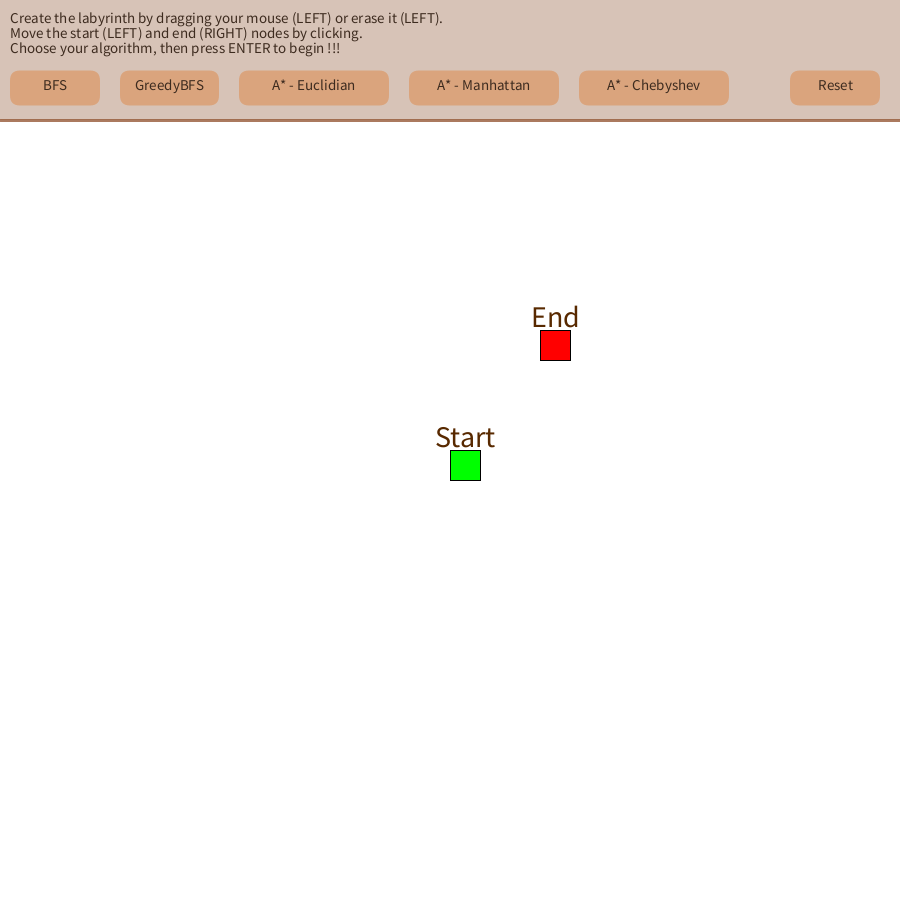
Frame 1 (no input)
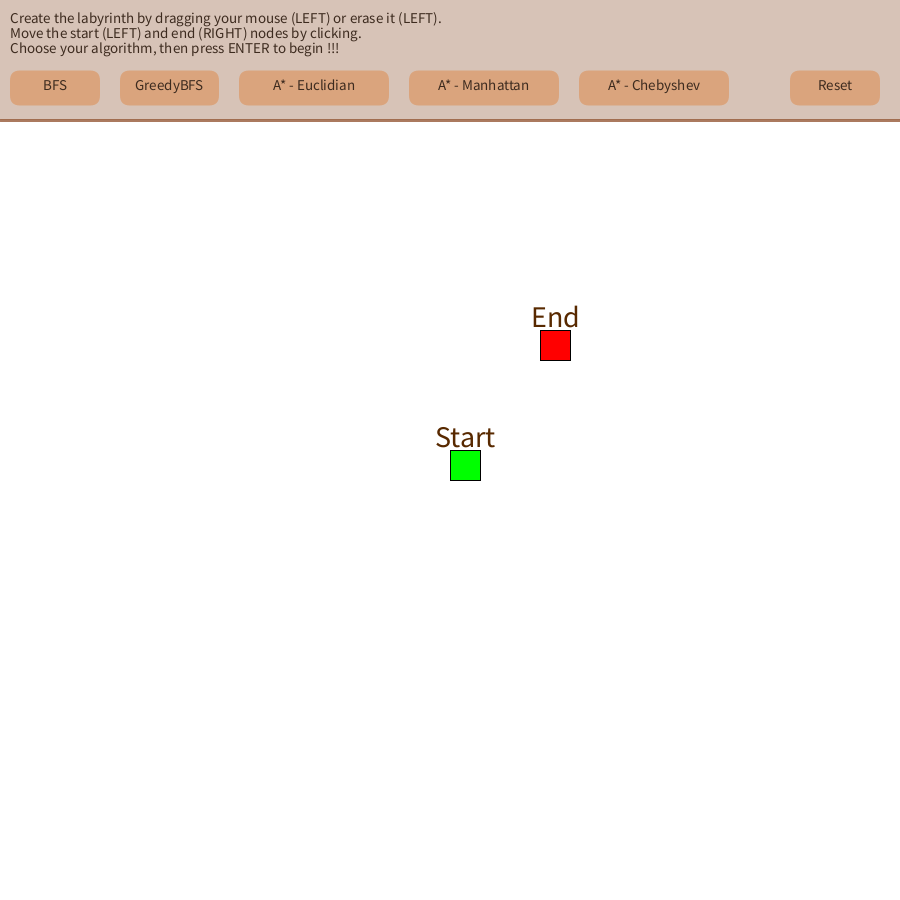
Frame 60 (the mouse pressed at the canvas centre just before this capture)
Frame 120 (the mouse held since frame 60 and released just before this capture): identical to frame 60, image omitted

The Processing sketch that drew these frames (run headless with seeded random() and noise(); from frame 60 on, the mouse is pressed at the canvas centre):

// Processing sketch: Pathfinding_Search_Custom_Maze_BFS_ASTAR
// ── Pathfinding_Search_Custom_Maze_BFS_ASTAR.pde
//********************************************************* //<>// //<>// //<>// //<>// //<>// //<>// //<>// //<>//
//                        PARAMETERS
//*********************************************************
// Nombre de colonnes et de lignes
int cols = 30;
int rows = 30;
// Width et Height de chaque cellule de la grille
int w, h;

// Compteur pour le nombre de points lors de la reconstruction du chemin
int cnt  = 0;

// 2D Array
Node[][] grid = new Node[cols][rows];

// Start, end et current
Node start;
Node end;
Node current;

// Open and closed set
// A besoin de import java.util.*;
List<Node> openSet_BFS               = new ArrayList<Node>();
List<Node> closedSet_BFS             = new ArrayList<Node>();
List<Node> openSet_GreedyBFS         = new ArrayList<Node>();
List<Node> closedSet_GreedyBFS       = new ArrayList<Node>();
List<Node> openSet_ASTAR_Euclidian   = new ArrayList<Node>();
List<Node> closedSet_ASTAR_Euclidian = new ArrayList<Node>();
List<Node> openSet_ASTAR_Manhattan   = new ArrayList<Node>();
List<Node> closedSet_ASTAR_Manhattan = new ArrayList<Node>();
List<Node> openSet_ASTAR_Chebyshev   = new ArrayList<Node>();
List<Node> closedSet_ASTAR_Chebyshev = new ArrayList<Node>();


// Le chemin directeur (lorsque le goal a été trouvé)
List<Node> path_BFS                  = new ArrayList<Node>();
List<Node> path_GreedyBFS            = new ArrayList<Node>();
List<Node> path_ASTAR_Euclidian      = new ArrayList<Node>();
List<Node> path_ASTAR_Manhattan      = new ArrayList<Node>();
List<Node> path_ASTAR_Chebyshev      = new ArrayList<Node>();

// Affiche la grille quand le goal a été atteint
boolean end_BFS             = false;
boolean end_GreedyBFS       = false;
boolean end_ASTAR_Euclidian = false;
boolean end_ASTAR_Manhattan = false;
boolean end_ASTAR_Chebyshev = false;


// Commence l'application lorsque la touche "ENTER" est appuyé.
boolean startAlgorithms = false;
// Nbr de lignes sur la gride pour la partie informative
int textSeparator = 5;
// Score pour A* algorithms
float tentative_gScore;
// Autorise les mouvements en diagonale.
boolean allow_diagonale = true;

// Button parameters
Button b_BFS, b_GreedyBFS, b_ASTAR_euclidian, b_ASTAR_manhattan, b_ASTAR_chebyshev, b_reset;
boolean BFS, GreedyBFS, ASTAR_euclidian, ASTAR_manhattan, ASTAR_chebyshev, reset;


//*********************************************************
//                          SETUP
//*********************************************************
void setup() {
  size(900, 900);
  
  w = width/cols;
  h = height/rows;

  createAllNodes();
  addAllNeighbors(allow_diagonale);

  // Start et End position, position aléatoire
  start = grid[cols/2][rows/2];
  end   = grid[(int)random(0, cols-1)][(int)random(textSeparator, rows-1)];
  // Les noeuds start et end ne peuvent être un mur du labyrinthe
  start.wall = false;
  end.wall   = false;

  // openSet commence avec le noeud Start uniquement.
  openSet_BFS            .add(start);
  openSet_GreedyBFS      .add(start);
  openSet_ASTAR_Euclidian.add(start);
  openSet_ASTAR_Manhattan.add(start);
  openSet_ASTAR_Chebyshev.add(start);

  // Init button
  float widthButton          = 90;
  float widthLargeButton     = 150;
  float heightButton         = 35;
  float offsetLeftScreen     = 10;
  float offsetBetweenButtons = 20;
  b_BFS             = new Button(offsetLeftScreen, 4.7 * w/2, widthButton, heightButton, "BFS");
  b_GreedyBFS       = new Button(offsetLeftScreen + widthButton + offsetBetweenButtons, 4.7 * w/2, 1.1*widthButton, heightButton, "GreedyBFS");
  b_ASTAR_euclidian = new Button(offsetLeftScreen + 2.1*widthButton + 2*offsetBetweenButtons, 4.7 * w/2, widthLargeButton, heightButton, "A* - Euclidian");
  b_ASTAR_manhattan = new Button(offsetLeftScreen + 2.1*widthButton + widthLargeButton + 3*offsetBetweenButtons, 4.7 * w/2, widthLargeButton, heightButton, "A* - Manhattan");
  b_ASTAR_chebyshev = new Button(offsetLeftScreen + 2.1*widthButton + 2*widthLargeButton + 4*offsetBetweenButtons, 4.7 * w/2, widthLargeButton, heightButton, "A* - Chebyshev");
  b_reset           = new Button(width - widthButton - offsetBetweenButtons, 4.7 * w/2, widthButton, heightButton, "Reset");
}


//*********************************************************
//                           DRAW
//*********************************************************
void draw() {
  background(255);
  //*******************************************************
  //                     CALCUL PART
  //*******************************************************
  boolean BFS             = b_BFS.update();
  boolean GreedyBFS       = b_GreedyBFS.update();
  boolean ASTAR_Euclidian = b_ASTAR_euclidian.update();
  boolean ASTAR_Manhattan = b_ASTAR_manhattan.update();
  boolean ASTAR_Chebyshev = b_ASTAR_chebyshev.update();
  boolean reset           = b_reset.update();



  // Reset les parametres lorsque le bouton "Reset" est pressé.
  if (reset) {
    reset();
    b_reset.state = false; // Permet de cliquer une fois sur le bouton reset au lieu de deux fois.
  }

  if (startAlgorithms == true) {
    if (BFS == true && !end_BFS && !GreedyBFS && !ASTAR_Euclidian && !ASTAR_Manhattan && !ASTAR_Chebyshev) {
      removeAllNeighbors();
      addAllNeighbors(false);
      BFS();
    } else if (end_BFS == true) { 
      showSet();
      showPath(false);
      b_BFS.state = false;
    }
    
    if (GreedyBFS == true && !end_GreedyBFS && !BFS && !ASTAR_Euclidian && !ASTAR_Manhattan && !ASTAR_Chebyshev) {
      removeAllNeighbors();
      addAllNeighbors(false);
      GreedyBFS();
    } else if (end_GreedyBFS == true) { 
      showSet();
      showPath(false);
      b_GreedyBFS.state = false;
    }
    
    if (ASTAR_Euclidian == true && !end_ASTAR_Euclidian && !BFS && !GreedyBFS && !ASTAR_Manhattan && !ASTAR_Chebyshev) {
      removeAllNeighbors();
      addAllNeighbors(false);
      ASTAR_Euclidian();
    } else if (end_ASTAR_Euclidian == true) { 
      showSet();
      showPath(false);
      b_ASTAR_euclidian.state = false;
    }
    
    if (ASTAR_Manhattan == true && !end_ASTAR_Manhattan && !BFS && !GreedyBFS & !ASTAR_Euclidian && !ASTAR_Chebyshev) {
      removeAllNeighbors();
      addAllNeighbors(false);      
      ASTAR_Manhattan();
    } else if (end_ASTAR_Manhattan == true) { 
      showSet();
      showPath(false);
      b_ASTAR_manhattan.state = false;
    }
    
    if (ASTAR_Chebyshev == true && !end_ASTAR_Chebyshev && !BFS && !GreedyBFS && !ASTAR_Manhattan && !ASTAR_Euclidian) {
      removeAllNeighbors();
      addAllNeighbors(false); 
      ASTAR_Chebyshev();
    } else if (end_ASTAR_Chebyshev == true) { 
      showSet();
      showPath(false);
      b_ASTAR_chebyshev.state = false;
    }
  }




  //*******************************************************
  //                     DISPLAY PART
  //*******************************************************

  addTextSeparator();

  //stroke(0);
  fill(61, 43, 31);
  textSize(w/2);
  textAlign(LEFT);
  text("Create the labyrinth by dragging your mouse (LEFT) or erase it (LEFT).", 10, 1.5*w/2);
  text("Move the start (LEFT) and end (RIGHT) nodes by clicking.", 10, 2.5 * w/2);
  text("Choose your algorithm, then press ENTER to begin !!!", 10, 3.5 * w/2);


  b_BFS.display();
  b_GreedyBFS.display();
  b_ASTAR_euclidian.display();
  b_ASTAR_manhattan.display();
  b_ASTAR_chebyshev.display();
  b_reset.display();

  showWall();

  start.showSetColor(color(0, 255, 0));
  end.showSetColor(color(255, 0, 0));
  start.showText("Start");

  end.showText("End");
}


//*********************************************************
//                        FUNCTIONS
//*********************************************************
//*********************************************************
// Allow to create the labyrinth by dragging the mouse.
// It only activate a boolean about the nodes dragged
// Have to been conbined with node.show();
void mouseDragged() {
  float X = mouseX;
  float Y = mouseY;
  X = map(X, 1, width, 0, cols);
  Y = map(Y, 1, height, 0, rows);

  // Create labyrinthe
  if (!BFS || !GreedyBFS || !ASTAR_euclidian || !ASTAR_manhattan || !ASTAR_chebyshev) {
    if (mouseButton == LEFT) {
      if (grid[int(X)][int(Y)] != end && grid[int(X)][int(Y)] != start) {
        grid[int(X)][int(Y)].wall = true;
      }
    }
    // Erase labyrinthe
    if (mouseButton == RIGHT) {
      if (grid[int(X)][int(Y)] != end && grid[int(X)][int(Y)] != start) {
        grid[int(X)][int(Y)].wall = false;
      }
    }
  }
}


//*********************************************************
// Allow to move the start and end nodes by clicking on the grid
// It is not possible to put end close to start, and vice versa. 
void mouseClicked() {
  float X = mouseX;
  float Y = mouseY;
  X = map(X, 1, width, 0, cols);
  Y = map(Y, 1, height, 0, rows);
  if (!BFS || !GreedyBFS || !ASTAR_euclidian || !ASTAR_manhattan || !ASTAR_chebyshev) {
    if (Y > textSeparator) { // Forbide the motion of nodes to text zone
      // ... rows of the grid are reserved for this text zone 

      if (mouseButton == LEFT) {
        if ((int)X != end.x || (int)Y != end.y) {
          openSet_BFS            .remove(start);
          openSet_GreedyBFS      .remove(start);
          openSet_ASTAR_Euclidian.remove(start);
          openSet_ASTAR_Manhattan.remove(start);
          openSet_ASTAR_Chebyshev.remove(start);

          start = grid[(int)X][(int)Y];
          start.wall = false;
          start.showSetColor(color(0, 255, 0));

          openSet_BFS            .add(start);
          openSet_GreedyBFS      .add(start);
          openSet_ASTAR_Euclidian.add(start);
          openSet_ASTAR_Manhattan.add(start);
          openSet_ASTAR_Chebyshev.add(start);
        }
      } else if (mouseButton == RIGHT) {
        if ((int)X != start.x || (int)Y != start.y) {
          end = grid[(int)X][(int)Y];
          end.wall = false;
          end.showSetColor(color(255, 0, 0));
        }
      }
    }
  }
}


//*********************************************************
// 
void keyPressed() {
  if ( key == ENTER) {
    startAlgorithms = true;
  }
}


//*********************************************************
// Reset background // TO DO
void reset() {
  // Remove closedSet and openSet
  while (!closedSet_GreedyBFS.isEmpty()) {
    closedSet_GreedyBFS.remove(closedSet_GreedyBFS.get(0));
  }
  while (!openSet_GreedyBFS.isEmpty()) {
    openSet_GreedyBFS.remove(openSet_GreedyBFS.get(0));
  }

  while (!closedSet_BFS.isEmpty()) {
    closedSet_BFS.remove(closedSet_BFS.get(0));
  }
  while (!openSet_BFS.isEmpty()) {
    openSet_BFS.remove(openSet_BFS.get(0));
  }

  while (!closedSet_ASTAR_Euclidian.isEmpty()) {
    closedSet_ASTAR_Euclidian.remove(closedSet_ASTAR_Euclidian.get(0));
  }
  while (!openSet_ASTAR_Euclidian.isEmpty()) {
    openSet_ASTAR_Euclidian.remove(openSet_ASTAR_Euclidian.get(0));
  }

  while (!closedSet_ASTAR_Manhattan.isEmpty()) {
    closedSet_ASTAR_Manhattan.remove(closedSet_ASTAR_Manhattan.get(0));
  }
  while (!openSet_ASTAR_Manhattan.isEmpty()) {
    openSet_ASTAR_Manhattan.remove(openSet_ASTAR_Manhattan.get(0));
  }

  while (!closedSet_ASTAR_Chebyshev.isEmpty()) {
    closedSet_ASTAR_Chebyshev.remove(closedSet_ASTAR_Chebyshev.get(0));
  }
  while (!openSet_ASTAR_Chebyshev.isEmpty()) {
    openSet_ASTAR_Chebyshev.remove(openSet_ASTAR_Chebyshev.get(0));
  }



  openSet_BFS            .add(start);
  openSet_GreedyBFS      .add(start);
  openSet_ASTAR_Euclidian.add(start);
  openSet_ASTAR_Manhattan.add(start);
  openSet_ASTAR_Chebyshev.add(start);

  end_BFS             = false;
  end_GreedyBFS       = false;
  end_ASTAR_Euclidian = false;
  end_ASTAR_Manhattan = false;
  end_ASTAR_Chebyshev = false;

  tentative_gScore = 0;

  for (int i = 0; i < cols; i++) {
    for (int j = textSeparator; j < rows; j++) {
      grid[i][j].visited = false;
      grid[i][j].previous = null;
      grid[i][j].heuristic_GreedyBFS = 0;
      grid[i][j].f_ASTAR = 0;
      grid[i][j].g_ASTAR = 0;
      grid[i][j].heuristic_ASTAR = 0;
    }
  }
}


//*********************************************************
// Create all Nodes
void createAllNodes() {
  for (int i = 0; i < cols; i++) {
    for (int j = 0; j < rows; j++) {
      grid[i][j] = new Node(i, j);
    }
  }
}


//*********************************************************
// Add all neighbors
void addAllNeighbors(boolean allow_diagonale) {
  for (int i = 0; i < cols; i++) {
    for (int j = textSeparator; j < rows; j++) {
      grid[i][j].addNeighbors(grid, allow_diagonale);
    }
  }
}

//*********************************************************
// Add all neighbors
void removeAllNeighbors() {
  for (int i = 0; i < cols; i++) {
    for (int j = textSeparator; j < rows; j++) {
      grid[i][j].removeNeighbors(grid);
    }
  }
}


//*********************************************************
// Add all neighbors
void addTextSeparator() {
  stroke(136, 66, 29, 180);
  strokeWeight(3);
  line(0, (textSeparator-1)*h, width, (textSeparator-1)*h);
  strokeWeight(1);

  noStroke();
  //fill(230);
  fill(142, 84, 52, 90);
  rect(0, 0, width, (textSeparator-1)*h);
}


//*********************************************************
// Affiche la grille avec le nbr de cols & rows donnés
void showGrid() {
  stroke(0);
  for (int i = 0; i < width; i++) {
    for (int j = textSeparator-1; j < height; j++) {
      if (grid[int(X)][int(Y)].wall == true) {
        fill(0);
        rect(i*w, j*h, w, h);
      } else {
        fill(255);
        rect(i*w, j*h, w, h);
      }
    }
  }
}


//*********************************************************
//Affiche les murs du labyrinthe, chaque mur possède 40% de 
//chance de l'être
//int num = Nbr entre 0 et 100. 
void showWall() {
  stroke(0);
  for (int i = 0; i < cols; i++) {
    for (int j = textSeparator-1; j < rows; j++) {
      grid[i][j].show();
    }
  }
}


//*********************************************************
// Affiche openSet and closedSet en vert et rouge respectivement
void showSet() {
  stroke(0);

  for (int i = 0; i < closedSet_BFS.size(); i++) {
    closedSet_BFS.get(i).showSetColor(color(223, 109, 20, 90));
  }
  for (int i = 0; i < openSet_BFS.size(); i++) {
    openSet_BFS.get(i).showSetColor(color(136, 66, 29, 180));
  }

  for (int i = 0; i < closedSet_GreedyBFS.size(); i++) {
    closedSet_GreedyBFS.get(i).showSetColor(color(223, 109, 20, 90));
  }
  for (int i = 0; i < openSet_GreedyBFS.size(); i++) {
    openSet_GreedyBFS.get(i).showSetColor(color(136, 66, 29, 180));
  }

  for (int i = 0; i < closedSet_ASTAR_Euclidian.size(); i++) {
    closedSet_ASTAR_Euclidian.get(i).showSetColor(color(223, 109, 20, 90));
  }
  for (int i = 0; i < openSet_ASTAR_Euclidian.size(); i++) {
    openSet_ASTAR_Euclidian.get(i).showSetColor(color(136, 66, 29, 180));
  }
  for (int i = 0; i < closedSet_ASTAR_Manhattan.size(); i++) {
    closedSet_ASTAR_Manhattan.get(i).showSetColor(color(223, 109, 20, 90));
  }
  for (int i = 0; i < openSet_ASTAR_Manhattan.size(); i++) {
    openSet_ASTAR_Manhattan.get(i).showSetColor(color(136, 66, 29, 180));
  }

  for (int i = 0; i < closedSet_ASTAR_Chebyshev.size(); i++) {
    closedSet_ASTAR_Chebyshev.get(i).showSetColor(color(223, 109, 20, 90));
  }
  for (int i = 0; i < openSet_ASTAR_Chebyshev.size(); i++) {
    openSet_ASTAR_Chebyshev.get(i).showSetColor(color(136, 66, 29, 180));
  }
}

//*********************************************************
// Affiche openSet and closedSet en vert et rouge respectivement
void showPath(boolean allow) {

  // Trouve le chemin en le refaisant à l'envers
  List<Node> path = new ArrayList<Node>();
  Node temp = current;
  path.add(temp);
  while (temp.previous != null) {
    path.add(temp.previous);
    temp = temp.previous;
  }
  noFill();
  stroke(38, 196, 236);
  strokeWeight(w / 3);
  beginShape();
  for (int i = 0; i < path.size(); i++) {
    vertex(path.get(i).x * w + w / 2, path.get(i).y * h + h / 2);
    if (end_BFS || end_GreedyBFS || end_ASTAR_Euclidian || end_ASTAR_Manhattan || end_ASTAR_Chebyshev ) {
      cnt++;
      if (allow) {
        println("Point n°" + cnt + " --> x = " + path.get(i).x + ", y = " + path.get(i).y);
      }
    }
  }
  if (end_BFS && allow) {
    println("END BFS - Breadth First Search");
  }
  if (end_GreedyBFS && allow) {
    println("END GREEDY BFS - Greedy Breadth First Search");
  }
  if (end_ASTAR_Euclidian && allow) {
    println("END A* - ASTAR, Euclidian Heuristic");
  }
  if (end_ASTAR_Manhattan && allow) {
    println("END A* - ASTAR, Manhattan Heuristic");
  }
  if (end_ASTAR_Chebyshev && allow) {
    println("END A* - ASTAR, Chebyshev Heuristic");
  }
  endShape();

  if (end_BFS || end_GreedyBFS || end_ASTAR_Euclidian || end_ASTAR_Manhattan || end_ASTAR_Chebyshev) {
    cnt = 0;
  }
}

//*********************************************************
// Affiche openSet and closedSet en vert et rouge respectivement
void BFS() {
  //*******************************************************
  //                     CALCUL PART
  //*******************************************************
  if (openSet_BFS.size() > 0) {
    current = openSet_BFS.get(0);
    current.visited = true;

    if (current == end) {
      // On a trouvé le goal, on stop!!!
      end_BFS = true;
      println("DONE !!! Goal has been found");
    }

    openSet_BFS.remove(current);
    closedSet_BFS.add(current);

    // Vérifie chaque voisin
    List<Node> neighbors = current.neighbors;
    for (int i = 0; i < neighbors.size(); i++) {
      Node neighbor = neighbors.get(i);
      // Est-ce un meilleur chemin que le precedent?
      boolean newPath_BFS = false;
      if (closedSet_BFS.contains(neighbors) && !neighbor.wall ) {
        //Le noeud a déjà été vérifié, on passse au suivant
      } else if (!closedSet_BFS.contains(neighbors) && !neighbor.wall) {
        if (!openSet_BFS.contains(neighbor)&& !neighbor.visited) {
          openSet_BFS.add(neighbor);
          newPath_BFS = true;
        }
      }
      if (newPath_BFS) {
        neighbor.previous = current;
      }
    }
  } else {
    println("No solutions!");
  }

  //*******************************************************
  //                     DISPLAY PART
  //*******************************************************
  if (startAlgorithms == true) {
    showPath(true);
    showSet();
  }
}

//*********************************************************
// An educated guess of how far it is between two points
float heuristic_GreedyBFS(Node a, Node b) {
  float d = dist(a.x, a.y, b.x, b.y);
  return d;
}

//*********************************************************
void GreedyBFS() {
  //*******************************************************
  //                     CALCUL PART
  //*******************************************************
  if (openSet_GreedyBFS.size() > 0) {

    // La meilleure nouvelle option
    int winner = 0;
    for (int i = 0; i < openSet_GreedyBFS.size(); i++) {
      if (openSet_GreedyBFS.get(i).heuristic_GreedyBFS< openSet_GreedyBFS.get(winner).heuristic_GreedyBFS) {
        winner = i;
      }
    }
    current = openSet_GreedyBFS.get(winner);
    //current = openSet.get(0);
    current.visited = true;

    if (current == end) {
      // On a trouvé le goal, on stop!!!
      end_GreedyBFS = true;
      println("DONE !!! Goal has been found");
    }

    openSet_GreedyBFS.remove(current);
    closedSet_GreedyBFS.add(current);

    // Vérifie chaque voisin
    List<Node> neighbors = current.neighbors;
    for (int i = 0; i < neighbors.size(); i++) {
      Node neighbor = neighbors.get(i);

      // Est-ce un meilleur chemin que le precedent?
      boolean newPath_GreedyBFS = false;
      if (closedSet_GreedyBFS.contains(neighbors) && !neighbor.wall ) {
        //Le noeud a déjà été vérifié, on passse au suivant
      } else if (!closedSet_GreedyBFS.contains(neighbors) && !neighbor.wall) {
        if (!openSet_GreedyBFS.contains(neighbor)&& !neighbor.visited) {
          openSet_GreedyBFS.add(neighbor);
          newPath_GreedyBFS = true;
        }
      }
      if (newPath_GreedyBFS) {
        neighbor.previous = current;
        neighbor.heuristic_GreedyBFS = heuristic_GreedyBFS(current, end);
      }
    }
  } else {
    println("No solutions!");
  }

  //*******************************************************
  //                     DISPLAY PART
  //*******************************************************
  if (startAlgorithms == true) {
    showPath(true);
    showSet();
  }
}

//*********************************************************
// Intuition concernant le chemin approprié entre deux noeuds
float heuristic_ASTAR_Euclidian(Node N1, Node N2) {
  float distance = 0;
  float D = 1;
  float p = 1/10;
  float dx = abs(N1.x - N2.x);
  float dy = abs(N1.y - N2.y);
  distance = D * sqrt(dx*dx + dy*dy);
  distance *= (1.0 + p);
  return distance;
}

//*********************************************************
// Intuition concernant le chemin approprié entre deux noeuds
float heuristic_ASTAR_Manhattan(Node N1, Node N2) {
  float D = 1;
  float distance = 0;
  float p = 1/10;
  float dx = abs(N1.x - N2.x);
  float dy = abs(N1.y - N2.y);
  distance = D * (dx + dy);
  distance *= (1.0 + p);
  return distance;
}

//*********************************************************
// Intuition concernant le chemin approprié entre deux noeuds
float heuristic_ASTAR_Diagonale(Node N1, Node N2) {
  float D = 1;
  float D2 = 10;
  float distance = 0;
  float p = 1/10;
  float dx = abs(N1.x - N2.x);
  float dy = abs(N1.y - N2.y);
  distance = D * (dx + dy) + (D2 - 2*D)*min(dx, dy);
  distance *= (1.0 + p);
  return distance;
}

//*********************************************************
// Intuition concernant le chemin approprié entre deux noeuds
float heuristic_ASTAR_Chebyshev(Node N1, Node N2) {
  float D = 1;
  float D2 = 1;
  float distance = 0;
  float p = 1/10;
  float dx = abs(N1.x - N2.x);
  float dy = abs(N1.y - N2.y);
  distance = D * (dx + dy) + (D2 - 2*D)*min(dx, dy);
  distance *= (1.0 + p);
  return distance;
}


//*********************************************************
void ASTAR_Euclidian() {
  //*******************************************************
  //                     CALCUL PART
  //*******************************************************
  // Suis-je encore en train de chercher
  if (openSet_ASTAR_Euclidian.size() > 0) {
    // La meilleure nouvelle option
    int winner = 0;
    for (int i = 0; i < openSet_ASTAR_Euclidian.size(); i++) {
      if (openSet_ASTAR_Euclidian.get(i).f_ASTAR < openSet_ASTAR_Euclidian.get(winner).f_ASTAR) {
        winner = i;
      }
    }
    current = openSet_ASTAR_Euclidian.get(winner);

    if (current == end) {
      end_ASTAR_Euclidian = true;
    }

    // La meilleur option passe de openSet à closedSet ArrayList
    openSet_ASTAR_Euclidian.remove(current);
    closedSet_ASTAR_Euclidian.add(current);

    // Vérifie chaque voisin
    List<Node> neighbors = current.neighbors;
    for (int i = 0; i < neighbors.size(); i++) {
      Node neighbor = neighbors.get(i);

      // Ce node est-il valide?
      if (!closedSet_ASTAR_Euclidian.contains(neighbor) && !neighbor.wall) {
        // La distance de current à neighbor
        tentative_gScore = current.g_ASTAR + heuristic_ASTAR_Euclidian(current, neighbor);
        // Est-ce un meilleur chemin que le precedent?
        boolean newPath = false;
        if (openSet_ASTAR_Euclidian.contains(neighbor)) {
          if (tentative_gScore < neighbor.g_ASTAR) {
            neighbor.g_ASTAR = tentative_gScore;
            newPath = true;
          }
        } else {
          neighbor.g_ASTAR = tentative_gScore;
          newPath = true;
          openSet_ASTAR_Euclidian.add(neighbor);
        }

        if (newPath) {
          neighbor.heuristic_ASTAR = heuristic_ASTAR_Euclidian(neighbor, end);
          neighbor.f_ASTAR = neighbor.g_ASTAR + neighbor.heuristic_ASTAR;
          neighbor.previous = current;
        }
      }
    }
  } else {
    println("No solutions!");
  }

  //*******************************************************
  //                     DISPLAY PART
  //*******************************************************
  if (startAlgorithms == true) {
    showPath(true);
    showSet();
  }
}

//*********************************************************
void ASTAR_Manhattan() {
  //*******************************************************
  //                     CALCUL PART
  //*******************************************************
  // Suis-je encore en train de chercher
  if (openSet_ASTAR_Manhattan.size() > 0) {
    // La meilleure nouvelle option
    int winner = 0;
    for (int i = 0; i < openSet_ASTAR_Manhattan.size(); i++) {
      if (openSet_ASTAR_Manhattan.get(i).f_ASTAR < openSet_ASTAR_Manhattan.get(winner).f_ASTAR) {
        winner = i;
      }
    }
    current = openSet_ASTAR_Manhattan.get(winner);

    if (current == end) {
      end_ASTAR_Manhattan = true;
    }

    // La meilleur option passe de openSet à closedSet ArrayList
    openSet_ASTAR_Manhattan.remove(current);
    closedSet_ASTAR_Manhattan.add(current);

    // Vérifie chaque voisin
    List<Node> neighbors = current.neighbors;
    for (int i = 0; i < neighbors.size(); i++) {
      Node neighbor = neighbors.get(i);

      // Ce node est-il valide?
      if (!closedSet_ASTAR_Manhattan.contains(neighbor) && !neighbor.wall) {
        // La distance de current à neighbor
        tentative_gScore = current.g_ASTAR + heuristic_ASTAR_Manhattan(current, neighbor);
        // Est-ce un meilleur chemin que le precedent?
        boolean newPath = false;
        if (openSet_ASTAR_Manhattan.contains(neighbor)) {
          if (tentative_gScore < neighbor.g_ASTAR) {
            neighbor.g_ASTAR = tentative_gScore;
            newPath = true;
          }
        } else {
          neighbor.g_ASTAR = tentative_gScore;
          newPath = true;
          openSet_ASTAR_Manhattan.add(neighbor);
        }

        if (newPath) {
          neighbor.heuristic_ASTAR = heuristic_ASTAR_Manhattan(neighbor, end);
          neighbor.f_ASTAR = neighbor.g_ASTAR + neighbor.heuristic_ASTAR;
          neighbor.previous = current;
        }
      }
    }
  } else {
    println("No solutions!");
  }

  //*******************************************************
  //                     DISPLAY PART
  //*******************************************************
  if (startAlgorithms == true) {
    showPath(true);
    showSet();
  }
}


//*********************************************************
void ASTAR_Chebyshev() {
  //*******************************************************
  //                     CALCUL PART
  //*******************************************************
  // Suis-je encore en train de chercher
  if (openSet_ASTAR_Chebyshev.size() > 0) {
    // La meilleure nouvelle option
    int winner = 0;
    for (int i = 0; i < openSet_ASTAR_Chebyshev.size(); i++) {
      if (openSet_ASTAR_Chebyshev.get(i).f_ASTAR < openSet_ASTAR_Chebyshev.get(winner).f_ASTAR) {
        winner = i;
      }
    }
    current = openSet_ASTAR_Chebyshev.get(winner);

    if (current == end) {
      end_ASTAR_Chebyshev = true;
    }

    // La meilleur option passe de openSet à closedSet ArrayList
    openSet_ASTAR_Chebyshev.remove(current);
    closedSet_ASTAR_Chebyshev.add(current);

    // Vérifie chaque voisin
    List<Node> neighbors = current.neighbors;
    for (int i = 0; i < neighbors.size(); i++) {
      Node neighbor = neighbors.get(i);

      // Ce node est-il valide?
      if (!closedSet_ASTAR_Chebyshev.contains(neighbor) && !neighbor.wall) {
        // La distance de current à neighbor
        tentative_gScore = current.g_ASTAR + heuristic_ASTAR_Chebyshev(current, neighbor);
        // Est-ce un meilleur chemin que le precedent?
        boolean newPath = false;
        if (openSet_ASTAR_Chebyshev.contains(neighbor)) {
          if (tentative_gScore < neighbor.g_ASTAR) {
            neighbor.g_ASTAR = tentative_gScore;
            newPath = true;
          }
        } else {
          neighbor.g_ASTAR = tentative_gScore;
          newPath = true;
          openSet_ASTAR_Chebyshev.add(neighbor);
        }

        if (newPath) {
          neighbor.heuristic_ASTAR = heuristic_ASTAR_Chebyshev(neighbor, end);
          neighbor.f_ASTAR = neighbor.g_ASTAR + neighbor.heuristic_ASTAR;
          neighbor.previous = current;
        }
      }
    }
  } else {
    println("No solutions!");
  }

  //*******************************************************
  //                     DISPLAY PART
  //*******************************************************
  if (startAlgorithms == true) {
    showPath(true);
    showSet();
  }
}

// ── Button.pde
class Button {
  float xpos; // X pos of the button
  float ypos;
  float widthButton; 
  float heightButton;
  color rectColor;
  color rectHighlight;
  boolean rectOver = false;
  boolean locked = false;
  int cnt = 0;
  String name;
  boolean state = false;
  
  
  Button(float xpos_, float ypos_, float widthButton_, float heightButton_, String name_){
    xpos = xpos_;
    ypos = ypos_;
    widthButton = widthButton_;
    heightButton = heightButton_;
    name = name_;
    rectColor = color(223, 109, 20, 90);
    rectHighlight = color(136, 66, 29, 180);
    
  }
  


  boolean overRect(float x, float y, float width, float height)  {
    if (mouseX >= x && mouseX <= x+width && 
        mouseY >= y && mouseY <= y+height) {
      return true;
    } else {
      return false;
    }
  }

  boolean update() {
  if (overRect(xpos, ypos, widthButton, heightButton)) {
    rectOver = true;
    if (mousePressed == true && locked == false) {
      locked = true;
      state = !state;
      delay(200);
      locked = false;
    }
  } else {
    rectOver = false;
  }
  return state;
}


  
  void display() {  
    noStroke();
    if (state) {
      fill(rectHighlight);
    } else {
      fill(rectColor);
    }
    rect(xpos, ypos, widthButton, heightButton, 10, 10, 10, 10);
    textSize(w/2);
    textAlign(CENTER, CENTER);
    fill(61, 43, 31);
    text(name, xpos, ypos-4, widthButton, heightButton);
    textAlign(CENTER);
    
    noStroke();
    noFill();
  }
  
}

// ── Node.pde
import java.util.*;

class Node {
  //*********************************************************
  //                        PARAMETERS
  //*********************************************************
  // Position du noeud
  int x;
  int y;

  // Boolean qui indique si la case fait partie du labyrinthe 
  //(TRUE) ou non (FALSE)
  boolean wall = false;

  // ASTAR
  // Valeurs de f, g, et heuristic :  f(n) = g(n) + heuristic(n) 
  //avec n le prochain noeud sur le chemin
  float f_ASTAR = 0;
  float g_ASTAR = 0;
  float heuristic_ASTAR = 0;

  // GreedyBFS
  float heuristic_GreedyBFS = 0;

  List<Node> neighbors = new ArrayList<Node>();

  // D'où viens-je?
  Node previous = null;

  // Ai-je déjà été visité?
  boolean visited = false;


  //*********************************************************
  //                        CONSTRUCTOR
  //*********************************************************
  Node(int x_, int y_) {
    x = x_;
    y = y_;

    boolean visited = false;
  }


  //*********************************************************
  //                        FUNCTIONS
  //*********************************************************
  //*********************************************************
  // Permet d'afficher le mur du labyrinthe
  void show() {
    if (wall == true) {
      fill(0);
      stroke(0);
      strokeWeight(1);
      rect(x*w, y*h, w, h);
    }
  }


  //*********************************************************
  void showSetColor(color col) {
    if (wall == false) {
      strokeWeight(1);
      fill(col);
      rect(x*w, y*h, w, h);
    }
  }


  //*********************************************************
  void showText(String text) {
    if (wall == false) {
      textSize(w);
      fill(88, 41, 0);
      // textAlign(CENTER);
      text(text, x * w + 0.5*w, y*h - 0.1 * h);
    }
  }

  //*********************************************************
  // Qui est mon voisin ? Je suis à la cellule X
  // 5  3  7
  // 2  X  1
  // 6  4  8

  void addNeighbors(Node[][] grid, boolean allow_diagonale) {
    if (x < cols - 1 && visited == false) { //1 
      neighbors.add(grid[x+1][y]);
    }
    if (x > 0 && visited == false) { //2
      neighbors.add(grid[x-1][y]);
    }
    if (y > 0 && visited == false) { //3
      neighbors.add(grid[x][y-1]);
    }
    if (y < rows - 1 && visited == false) { //4
      neighbors.add(grid[x][y+1]);
    }
    if (allow_diagonale == true) {
      if (x > 0 && y > 0) { //5
        neighbors.add(grid[x-1][y-1]);
      }
      if (x < cols - 1 && y > 0) { //6
        neighbors.add(grid[x+1][y-1]);
      }
      if (x > 0 && y < rows - 1 ) { //7
        neighbors.add(grid[x-1][y+1]);
      }
      if (x < cols - 1 && y < rows - 1) { //8
        neighbors.add(grid[x+1][y+1]);
      }
    }
  }

  //*********************************************************
  // Qui est mon voisin ? Je suis à la cellule X
  // 5  3  7
  // 2  X  1
  // 6  4  8

  void removeNeighbors(Node[][] grid ) {
    if (x < cols - 1 && visited == false) { //1 
      neighbors.remove(grid[x+1][y]);
    }
    if (x > 0 && visited == false) { //2
      neighbors.remove(grid[x-1][y]);
    }
    if (y > 0 && visited == false) { //3
      neighbors.remove(grid[x][y-1]);
    }
    if (y < rows - 1 && visited == false) { //4
      neighbors.remove(grid[x][y+1]);
    }
    if (x > 0 && y > 0) { //5
      neighbors.remove(grid[x-1][y-1]);
    }
    if (x < cols - 1 && y > 0) { //6
      neighbors.remove(grid[x+1][y-1]);
    }
    if (x > 0 && y < rows - 1 ) { //7
      neighbors.remove(grid[x-1][y+1]);
    }
    if (x < cols - 1 && y < rows - 1) { //8
      neighbors.remove(grid[x+1][y+1]);
    }
  }
}
